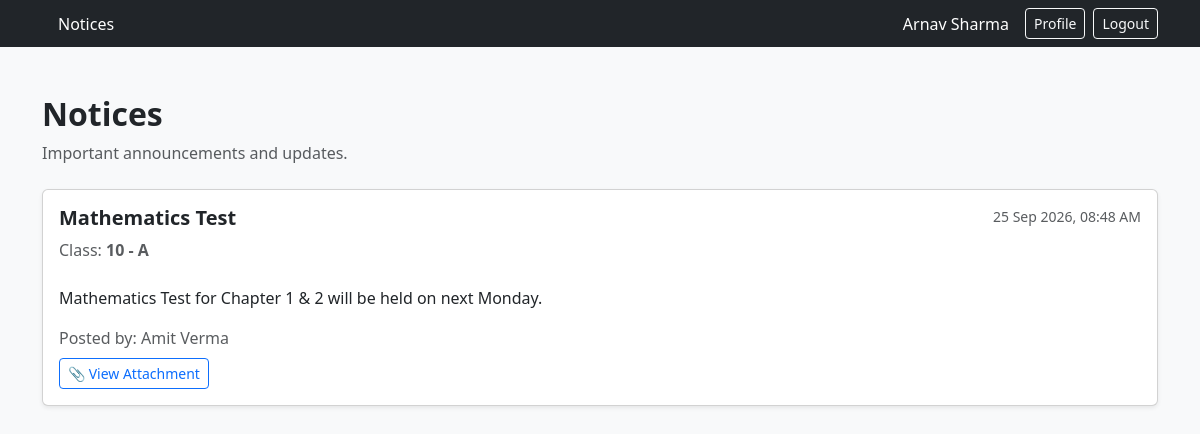
The app's page /notices/ (signed in), older data.
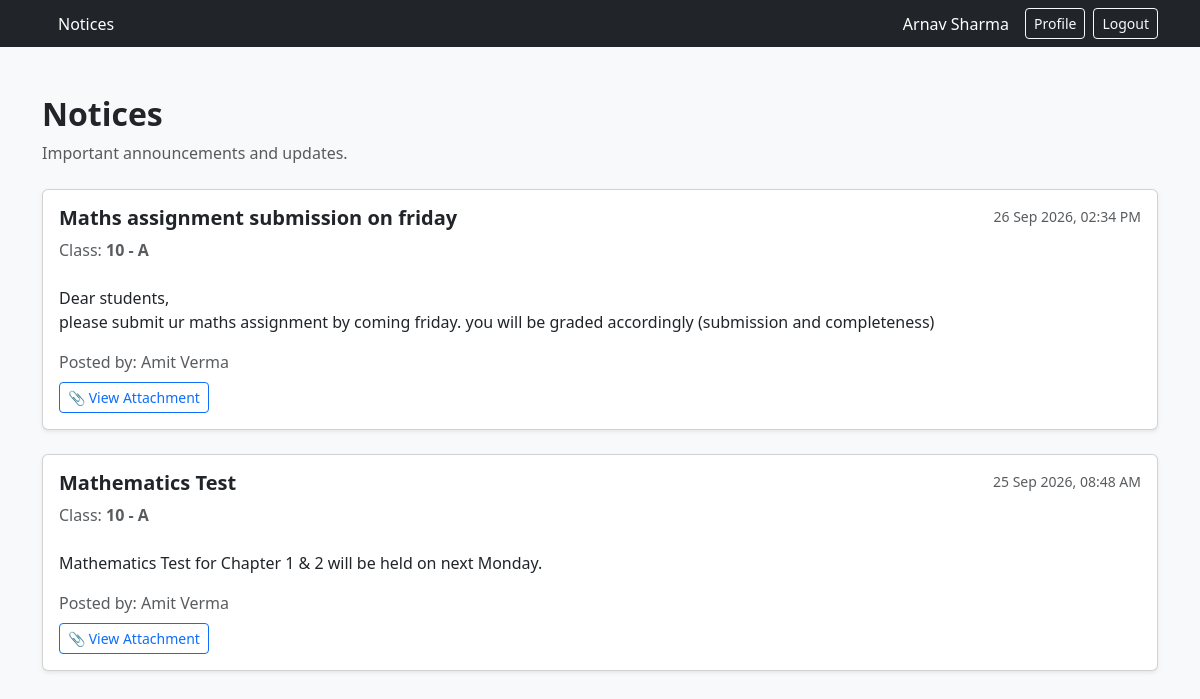
The same page, newer data.
### academics/models.py (models this page shows, shortened)
class Notice(models.Model):
    title = models.CharField(max_length=200)
    content = models.TextField()
    teacher = models.ForeignKey(
        "accounts.TeacherProfile",
        on_delete=models.CASCADE,
        related_name="notices"
    )
    student_class = models.ForeignKey(
        Class,
        on_delete=models.CASCADE,
        related_name="notices"
    )
    attachment = models.FileField(
        upload_to="notices/",
        blank=True,
        null=True
    )
    created_at = models.DateTimeField(auto_now_add=True)

class Class(models.Model):
    name = models.CharField(max_length=50)
    section = models.CharField(max_length=10)
    academic_year = models.CharField(max_length=20)
    def __str__(self):
        return f"{self.name} - {self.section}"

### accounts/models.py (models this page shows, shortened)
class TeacherProfile(models.Model):
    user = models.OneToOneField(
        User,
        on_delete=models.CASCADE,
        related_name="teacher_profile"
    )
    employee_id = models.CharField(max_length=50, unique=True)
    department = models.CharField(max_length=100, blank=True)
    def __str__(self):
        return self.user.get_full_name() or self.user.username

class User(AbstractUser):
    class Role(models.TextChoices):
        TEACHER = "TEACHER", "Teacher"
        STUDENT = "STUDENT", "Student"
        PARENT = "PARENT", "Parent"
    role = models.CharField(
        max_length=10,
        choices=Role.choices,
        default=Role.STUDENT,
    )

### accounts/views.py (the view, shortened to what this page needs)
# urls.py: path("notices/", views.notices, name="notices"),
@login_required
def notices(request):
    user = request.user
    if user.role == "TEACHER":
        notice_list = Notice.objects.filter(
            teacher=user.teacher_profile
        ).select_related(
            "student_class"
        ).order_by("-created_at")
    elif user.role == "STUDENT":
        student = user.student_profile
        if student.student_class:
            notice_list = Notice.objects.filter(
                student_class=student.student_class
            ).select_related(
                "teacher",
                "student_class"
            ).order_by("-created_at")
        else:
            notice_list = Notice.objects.none()
    else:
        notice_list = Notice.objects.none()
    return render(
        request,
        "accounts/notices.html",
        {"notices": notice_list}
    )

### accounts/templates/accounts/notices.html (shortened to what this page needs)
{% extends "accounts/base.html" %}
{% block content %}
<div class="d-flex justify-content-between align-items-center mb-4">
    <div>
        <h2 class="fw-bold">Notices</h2>
        <p class="text-muted mb-0">
            Important announcements and updates.
        </p>
    </div>
</div>
{% if notices %}
    <div class="row g-4">
        {% for notice in notices %}
            <div class="col-12">
                <div class="card shadow-sm">
                    <div class="card-body">
                        <div class="d-flex justify-content-between">
                            <div>
                                <h5 class="card-title fw-bold">
                                    {{ notice.title }}
                                </h5>
                                <p class="text-muted mb-2">
                                    Class:
                                    <strong>
                                        {{ notice.student_class }}
                                    </strong>
                                </p>
                            </div>
                            <small class="text-muted">
                                {{ notice.created_at|date:"d M Y, h:i A" }}
                            </small>
                        </div>
                        <p class="card-text mt-3">
                            {{ notice.content|linebreaksbr }}
                        </p>
                        {% if notice.teacher %}
                            <p class="text-muted mb-2">
                                Posted by:
                                {{ notice.teacher }}
                            </p>
                        {% endif %}
                        {% if notice.attachment %}
                            <a
                                href="{{ notice.attachment.url }}"
                                target="_blank"
                                class="btn btn-outline-primary btn-sm"
                            >
                                📎 View Attachment
                            </a>
                        {% endif %}
                    </div>
                </div>
            </div>
        {% endfor %}
    </div>
{% else %}
    <div class="alert alert-info">
        No notices available.
    </div>
{% endif %}
{% endblock %}

Row changes from the older to the newer data that the page shows:
added Notice: title "Maths assignment submission on friday", student_class "10 - A", created_at "26 Sep 2026, 02:34 PM", content "Dear students, please submit ur maths assignment by coming friday. you will be graded accordingly (submission and completeness)", teacher "Amit Verma"
